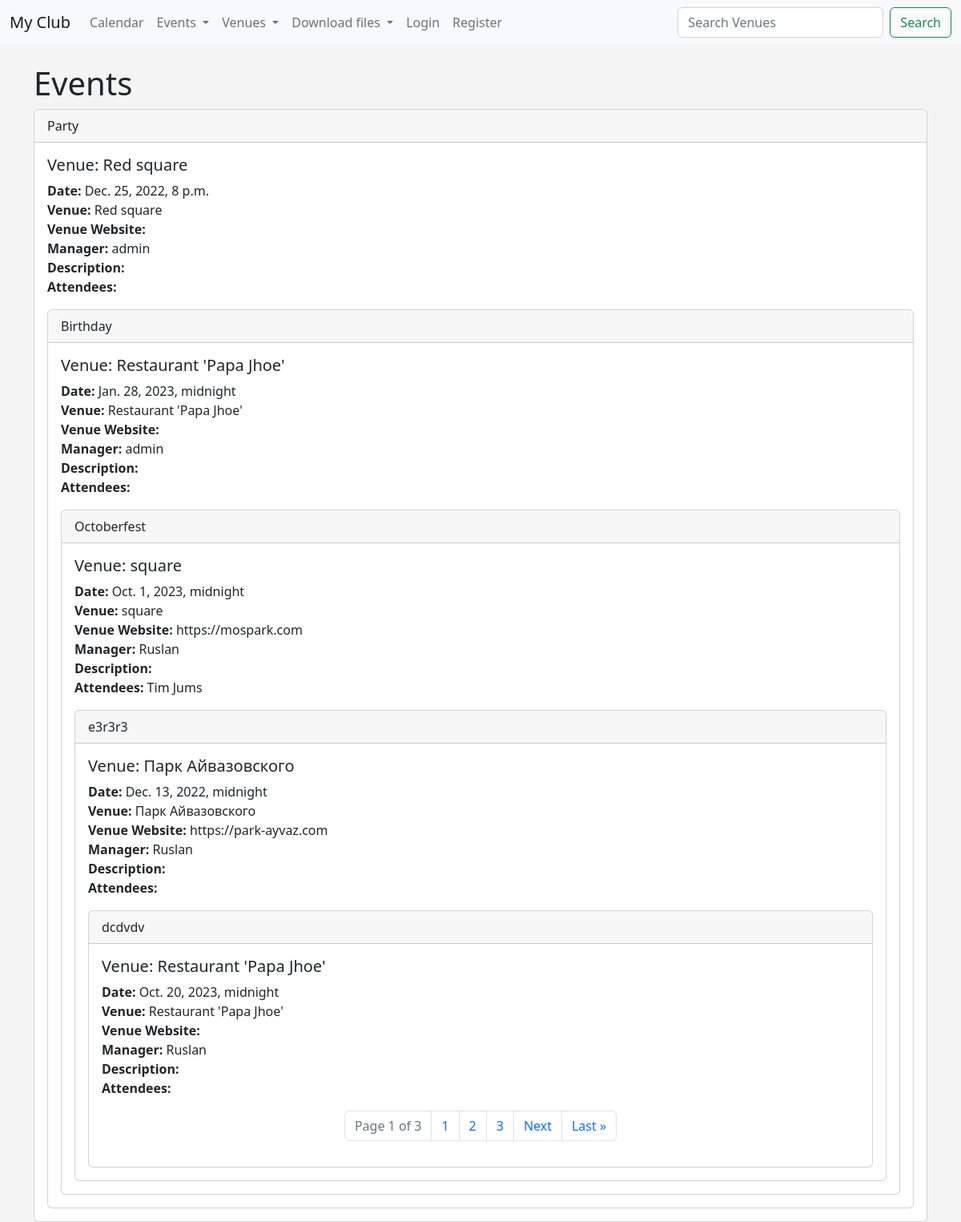
The app's page /events with its own data.
### events/models.py (models this page shows)
class Event(models.Model):
    name = models.CharField('Event Name', max_length=120)
    event_date = models.DateTimeField('Event Date')
    venue = models.ForeignKey(Venue, on_delete=models.CASCADE, blank=True, null=True)
    manager = models.ForeignKey(User, blank=True, null=True, on_delete=models.SET_NULL)
    description = models.TextField(blank=True)
    attendees = models.ManyToManyField(MyClubUser, blank=True)
    def __str__(self):
        return self.name

class Venue(models.Model):
    name = models.CharField('Venue Name', max_length=120)
    address = models.CharField(max_length=300)
    zip_code = models.CharField('ZIp code', max_length=15)
    phone = models.CharField('Contact Phone', max_length=25, blank=True)
    web = models.URLField('Website Address', blank=True)
    email_address = models.EmailField('Email Address', blank=True)
    owner = models.IntegerField("Venue Owner", blank=False, default=1)
    def __str__(self):
        return self.name

class MyClubUser(models.Model):
    first_name = models.CharField(max_length=30)
    last_name = models.CharField(max_length=30)
    email = models.EmailField('User Email')
    def __str__(self):
        return self.first_name + ' ' + self.last_name

### events/views.py (the view)
# urls.py: path('events', views.all_events, name="list-events"),
def all_events(request):
    event_list = Event.objects.all().order_by('event_date', 'name')
    p = Paginator(Event.objects.all(), 5)
    page = request.GET.get('page')
    events = p.get_page(page)
    nums = "a" * events.paginator.num_pages
    return render(request, 'events/event_list.html', {'event_list': event_list, 'events': events, 'nums': nums})

### events/templates/events/event_list.html (shortened to what this page needs)
{% extends 'events/base.html' %}
{% block content %}
  <h1>Events</h1>
  {% for event in events %}
    <div class="card">
      <div class="card-header">
        {{ event }}
      </div>
      <div class="card-body">
        <h5 class="card-title">Venue: {{event.venue }}</h5>
        <p class="card-text">
        <strong>Date: </strong> {{event.event_date }}<br/>
        <strong>Venue: </strong> {{event.venue }}<br/>
        <strong>Venue Website: </strong>{{event.venue.web }}<br/>
        <strong>Manager: </strong>{{event.manager }}<br/>
        <strong>Description: </strong> {{event.decsription }} <br/>
          <strong>Attendees: </strong>
          {% for user in event.attendees.all %}
            {{ user }}<br/>
          {% endfor %}
        </p>
    {% endfor %}
<nav aria-label="Page navigation example">
  <ul class="pagination justify-content-center">
<li class="page-item disabled"><a href="#" class="page-link">Page {{ events.number }} of {{ events.paginator.num_pages }}</a></li>
{% for i in nums %}
  <li class="page-item"><a class="page-link" href="?page={{ forloop.counter}}"> {{ forloop.counter }}
{% endfor %}
{% if events.has_next %}
    <li class="page-item"><a class="page-link" href="?page={{ events.next_page_number }}"> Next</a></li>
    <li class="page-item"><a class="page-link" href="?page={{ events.paginator.num_pages }}"> Last &raquo</a></li>
{% endif %}
</ul>
    </div>
{% endblock %}

### events/templates/events/base.html (style rules this page uses)
body { background: #f4f4f4; }

### records on screen
Event: name "Party", venue "Red square", event_date "Dec. 25, 2022, 8 p.m.", manager "admin"
Event: name "Birthday", venue "Restaurant 'Papa Jhoe'", event_date "Jan. 28, 2023, midnight", manager "admin"
Event: name "Octoberfest", venue "square", event_date "Oct. 1, 2023, midnight", venue.web "https://mospark.com", manager "Ruslan"
MyClubUser: first_name+last_name "Tim Jums"
Event: name "e3r3r3", venue "Парк Айвазовского", event_date "Dec. 13, 2022, midnight", venue.web "https://park-ayvaz.com", manager "Ruslan"
Event: name "dcdvdv", venue "Restaurant 'Papa Jhoe'", event_date "Oct. 20, 2023, midnight", manager "Ruslan"

### other values on screen
{{ events.number }} "1"
{{ events.paginator.num_pages }} "3"
